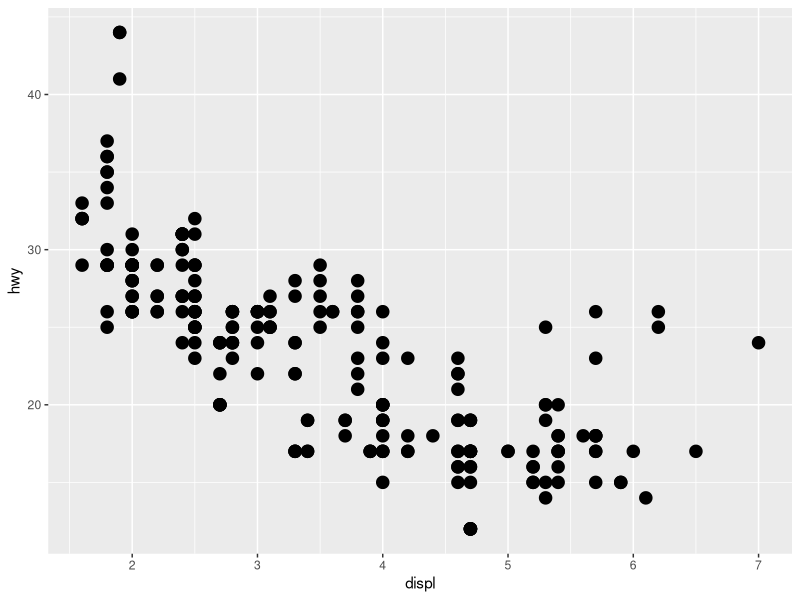
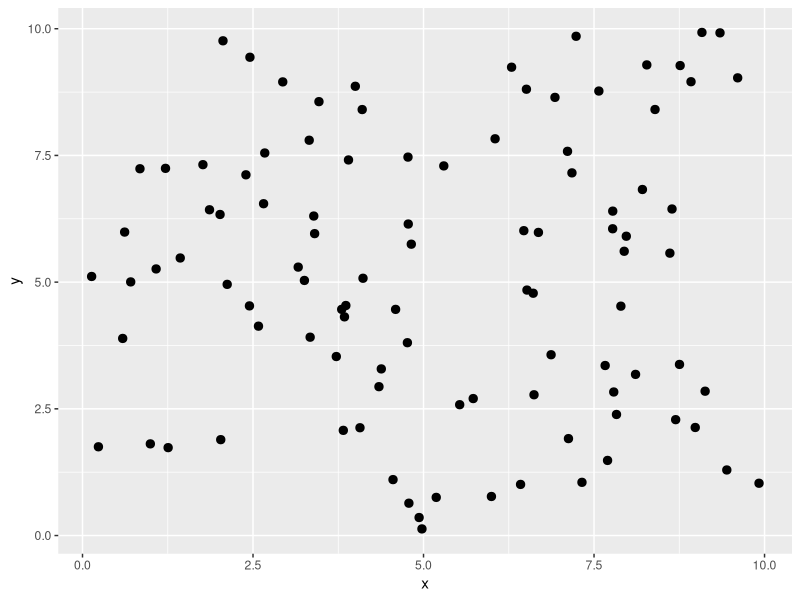
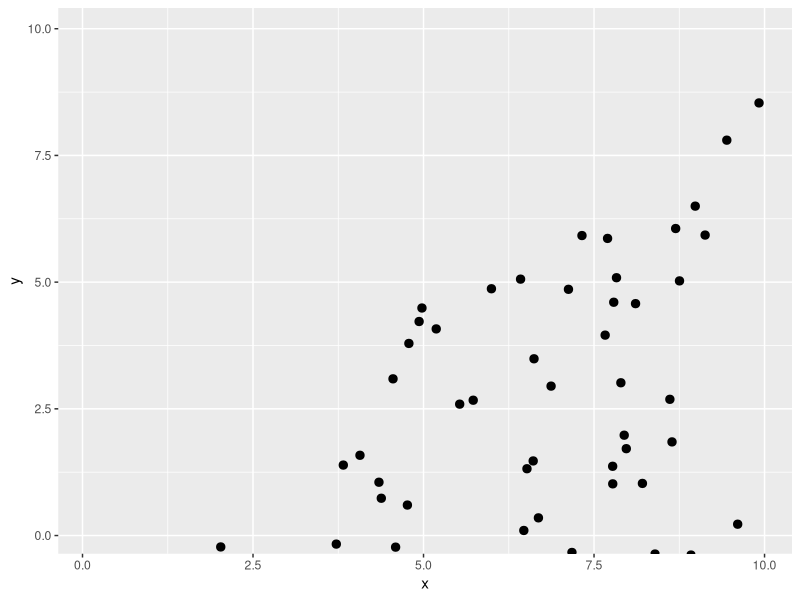

R code for these plots, in order:
## ---- chunk 1
library(ggplot2)
library(grid)
## ---- chunk 2
# this is taken driectly for example vignette
# probably change to another simple geom type (hist, etc.)
GeomSimplePoint <- ggproto("GeomSimplePoint", Geom,
  required_aes = c("x", "y"),
  default_aes = aes(shape = 19, colour = "black"),
  draw_key = draw_key_point,

  draw_panel = function(data, panel_params, coord) {
    coords <- coord$transform(data, panel_params)
    grid::pointsGrob(
      coords$x, coords$y,
      pch = coords$shape,
      gp = grid::gpar(col = coords$colour)
    )
  }
)

geom_simple_point <- function(mapping = NULL, data = NULL, stat = "identity",
                              position = "identity", na.rm = FALSE, show.legend = NA, 
                              inherit.aes = TRUE, ...) {
  layer(
    geom = GeomSimplePoint, mapping = mapping,  data = data, stat = stat, 
    position = position, show.legend = show.legend, inherit.aes = inherit.aes,
    params = list(na.rm = na.rm, ...)
  )
}

ggplot(mpg, aes(displ, hwy)) + 
  geom_simple_point()
## ---- chunk 3
GeomSimpleDifference <- ggproto("GeomSimpleDifference", Geom,
  required_aes = c("x", "y"),
  default_aes = aes(shape = 20, color = "black"),
  draw_key = draw_key_point,
  
  draw_panel = function(data, panel_params, coord) {
    coords <- coord$transform(data, panel_params)
    grid::pointsGrob(
      coords$x, coords$y,
      pch = coords$shape,
      gp = grid::gpar(col = coords$colour)
    )
  }
)

geom_simple_diff <- function(mapping = NULL, data = NULL, stat = "identity",
                              position = "identity", na.rm = FALSE, show.legend = NA, 
                              inherit.aes = TRUE, ...) {
  layer(
    geom = GeomSimpleDifference, mapping = mapping,  data = data, stat = stat, 
    position = position, show.legend = show.legend, inherit.aes = inherit.aes,
    params = list(na.rm = na.rm, ...)
  )
}

set.seed(1)
data <- data.frame(x = runif(100, 0, 10),
                   y = runif(100, 0, 10))

ggplot(data, aes(x, y)) + 
  geom_simple_diff()
## ---- chunk 4
GeomSimpleDifference <- ggproto("GeomSimpleDifference", Geom,
  required_aes = c("x", "y"),
  default_aes = aes(shape = 20, color = "black"),
  draw_key = draw_key_point,
  
  draw_panel = function(data, panel_params, coord) {
    coords <- coord$transform(data, panel_params)
    grid::pointsGrob(
      coords$x, coords$x - coords$y,
      pch = coords$shape,
      gp = grid::gpar(col = coords$colour)
    )
  }
)

geom_simple_diff <- function(mapping = NULL, data = NULL, stat = "identity",
                              position = "identity", na.rm = FALSE, show.legend = NA, 
                              inherit.aes = TRUE, ...) {
  layer(
    geom = GeomSimpleDifference, mapping = mapping,  data = data, stat = stat, 
    position = position, show.legend = show.legend, inherit.aes = inherit.aes,
    params = list(na.rm = na.rm, ...)
  )
}

set.seed(1)
data <- data.frame(x = runif(100, 0, 10),
                   y = runif(100, 0, 10))

ggplot(data, aes(x, y)) + 
  geom_simple_diff() 
# +
#   scale_y_continuous(limits = c(-10,10))

?scale_y_continuous
